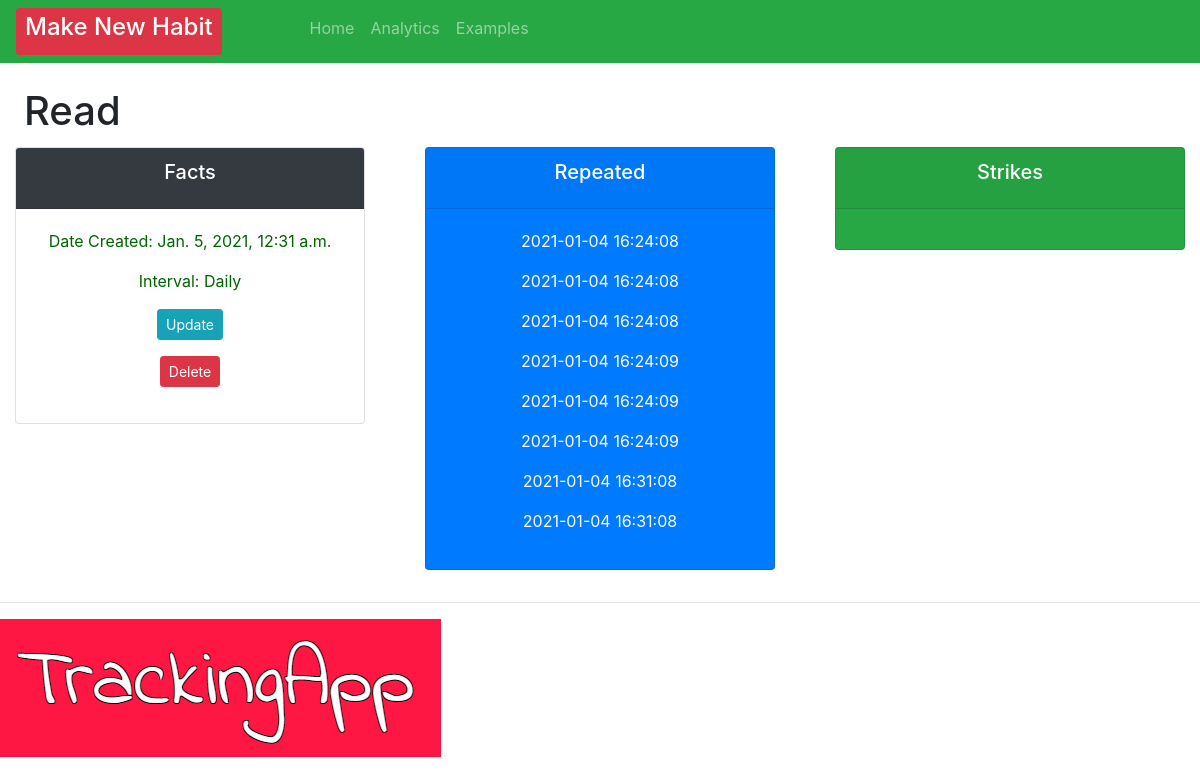
/habit/100, run on an earlier commit of the app's database.
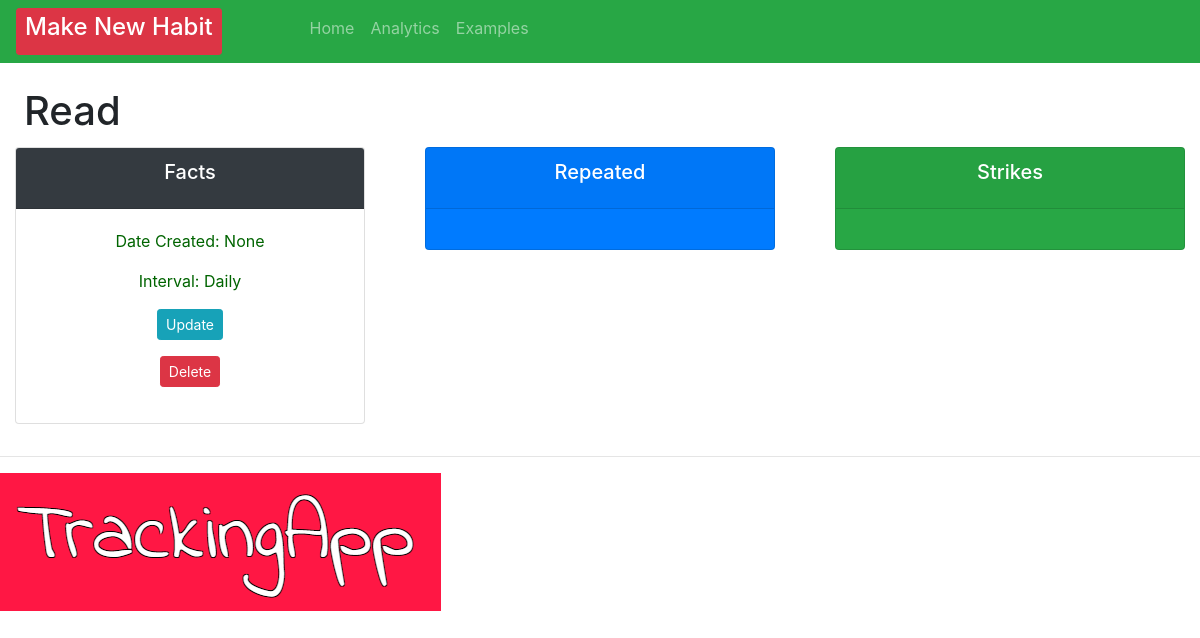
And on a later commit of the database.
### crm/models.py (models this page shows, shortened)
class Order(models.Model):
    INTERVAL = (
            ('Daily', 'Daily'),
            ('Weekly', 'Weekly' ),
                      )
    habit = models.CharField(max_length=200, null=True, blank=True)
    interval = models.CharField(max_length=400, null=True, choices=INTERVAL)
    checked = models.IntegerField(blank=True, default=0, null=True)
    created = models.DateTimeField(auto_now=True, auto_now_add=False, editable=False, null=True, blank=True)
    checkedList = models.ManyToManyField(Repeats)
    timeStamp = models.DateField(auto_now_add=True,  auto_now=False, blank=True)
    date_created = models.DateTimeField(auto_now_add=True, null=True, editable=False, blank=True)

class Repeats(models.Model):
    date_created =  models.DateTimeField(auto_now=True, null=True, editable=False, blank=True)
    timeStamp = models.DateField(auto_now_add=True,  auto_now=False, blank=True)
    test = models.CharField(max_length=200, null=True, blank=True)

### crm/views.py (the view)
# urls.py: path('habit/<str:pk>', views.habit, name="habit"),
def habit(request, pk):
    testData = [{
        'habit': 'Call Mum',
        'interval': 'Weekly',
        'date_created': '2020-09-12'
    }]
    repeats = Repeats.objects.filter()
    orders = Order.objects.all()
    order = Order.objects.get(id=pk)
    repeat = order.checkedList.filter()
    trial = Order.objects.filter(interval="Daily")
    context = { "testData": testData, "order":order, "repeats": repeats, "repeat": repeat}
    return render(request, 'habit/habit.html', context)

### crm/templates/habit/habit.html (shortened to what this page needs)
{% extends 'habit/main.html' %}
{% block content %}
<br>
<h1 style="margin-left: 2%; margin-bottom: 1%;">
    {% if order.habit != null and order.habit != null  %} <td>
        {{ order.habit }}
    </td> {% endif %}
</h1>
<div class="row">
    <div class="col">
        <div class="col-md">
            <div class="card text-center text-white mb-3" id="total-orders">
                <div class="card-header  bg-dark">
                    <h5 class="card-title">Facts</h5>
                </div>
                <div class="card-body">
                    <p style="color: darkgreen">Date Created: {{order.date_created}}</p>
                    <p style="color: darkgreen">Interval: {{ order.interval }}</p>
                    <p> <a a class="btn btn-sm btn-info" href="{% url 'update_habit' order.id %}">Update</a></p>
                    <p> <a a class="btn btn-sm btn-danger" href="{% url 'delete' order.id %}">Delete</a></p>
                </div>
            </div>
        </div>
    </div>
    <div class="col">
        <div class="col-md">
            <div class="card text-center text-white bg-primary mb-3" id="total-orders">
                <div class="card-header">
                    <h5 class="card-title text-white">Repeated</h5>
                </div>
                <div class="card-body">
                    {% for check in repeat %}
                    <p>{{check.test}}</p>
                    {%endfor%}
                </div>
            </div>
        </div>
    </div>
    <div class="col">
        <div class="col-md">
            <div class="card text-center mb-3 bg-success text-white" id="total-orders">
                <div class="card-header">
                    <h5 class="card-title">Strikes</h5>
                </div>
                <div class="card-body">
                </div>
            </div>
        </div>
    </div>
</div>
{% endblock %}

What changed in the data, as far as the page shows it:
removed Repeats: test "2021-01-04 16:24:08"
removed Repeats: test "2021-01-04 16:24:08"
removed Repeats: test "2021-01-04 16:24:08"
removed Repeats: test "2021-01-04 16:24:09"
removed Repeats: test "2021-01-04 16:24:09"
removed Repeats: test "2021-01-04 16:24:09"
removed Repeats: test "2021-01-04 16:31:08"
removed Repeats: test "2021-01-04 16:31:08"
changed Order "Read": date_created "Jan. 5, 2021, 12:31 a.m." → "None"
